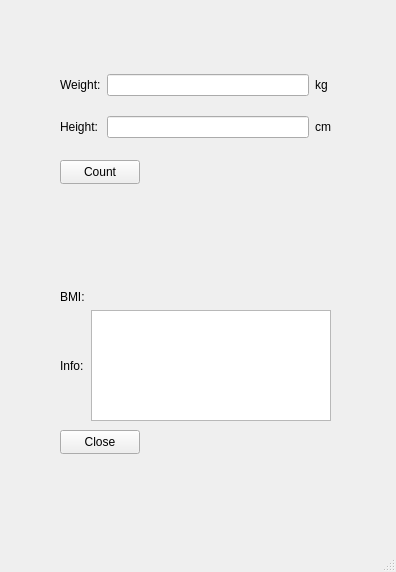
<?xml version="1.0" encoding="UTF-8"?>
<ui version="4.0">
 <class>MainWindow</class>
 <widget class="QMainWindow" name="MainWindow">
  <property name="geometry">
   <rect>
    <x>0</x>
    <y>0</y>
    <width>396</width>
    <height>572</height>
   </rect>
  </property>
  <property name="windowTitle">
   <string>MainWindow</string>
  </property>
  <widget class="QWidget" name="centralwidget">
   <widget class="QWidget" name="gridLayoutWidget">
    <property name="geometry">
     <rect>
      <x>60</x>
      <y>60</y>
      <width>271</width>
      <height>94</height>
     </rect>
    </property>
    <layout class="QGridLayout" name="gridLayout">
     <item row="1" column="2">
      <widget class="QLabel" name="label_7">
       <property name="text">
        <string>cm</string>
       </property>
      </widget>
     </item>
     <item row="0" column="2">
      <widget class="QLabel" name="label_6">
       <property name="text">
        <string>kg</string>
       </property>
      </widget>
     </item>
     <item row="0" column="0">
      <widget class="QLabel" name="label">
       <property name="text">
        <string>Weight:</string>
       </property>
      </widget>
     </item>
     <item row="1" column="0">
      <widget class="QLabel" name="label_2">
       <property name="text">
        <string>Height:</string>
       </property>
      </widget>
     </item>
     <item row="1" column="1">
      <widget class="QLineEdit" name="heightLineEdit"/>
     </item>
     <item row="0" column="1">
      <widget class="QLineEdit" name="weightLineEdit"/>
     </item>
    </layout>
   </widget>
   <widget class="QWidget" name="gridLayoutWidget_2">
    <property name="geometry">
     <rect>
      <x>60</x>
      <y>290</y>
      <width>271</width>
      <height>131</height>
     </rect>
    </property>
    <layout class="QGridLayout" name="gridLayout_2">
     <item row="0" column="0">
      <widget class="QLabel" name="label_3">
       <property name="text">
        <string>BMI:</string>
       </property>
      </widget>
     </item>
     <item row="0" column="1">
      <widget class="QLabel" name="resultLabel">
       <property name="text">
        <string/>
       </property>
      </widget>
     </item>
     <item row="1" column="0">
      <widget class="QLabel" name="label_5">
       <property name="text">
        <string>Info:</string>
       </property>
      </widget>
     </item>
     <item row="1" column="1">
      <widget class="QTextBrowser" name="infoTextBrowser"/>
     </item>
    </layout>
   </widget>
   <widget class="QPushButton" name="countButton">
    <property name="geometry">
     <rect>
      <x>60</x>
      <y>160</y>
      <width>80</width>
      <height>24</height>
     </rect>
    </property>
    <property name="text">
     <string>Count</string>
    </property>
   </widget>
   <widget class="QPushButton" name="closeButton">
    <property name="geometry">
     <rect>
      <x>60</x>
      <y>430</y>
      <width>80</width>
      <height>24</height>
     </rect>
    </property>
    <property name="text">
     <string>Close</string>
    </property>
   </widget>
  </widget>
  <widget class="QMenuBar" name="menubar">
   <property name="geometry">
    <rect>
     <x>0</x>
     <y>0</y>
     <width>396</width>
     <height>21</height>
    </rect>
   </property>
  </widget>
  <widget class="QStatusBar" name="statusbar"/>
 </widget>
 <resources/>
 <connections/>
</ui>
